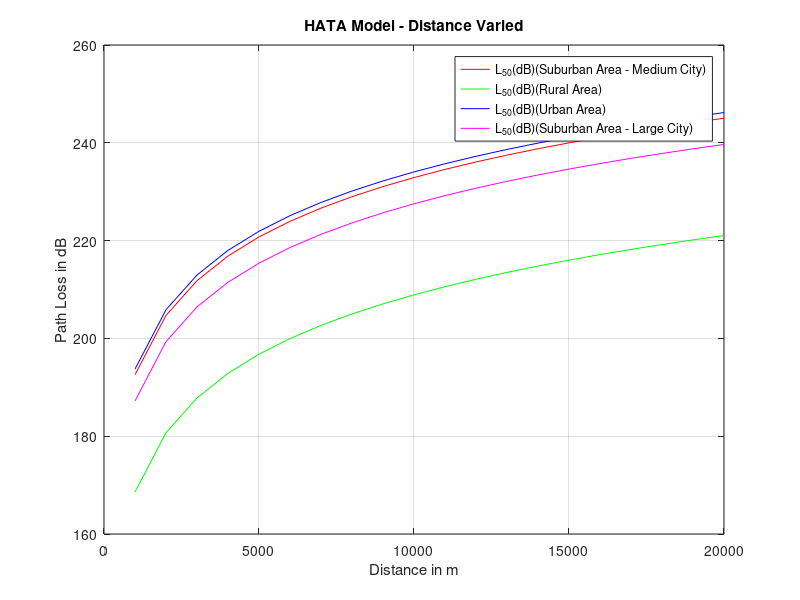

The MATLAB script that drew this image:
% HATA Model Distance
clc
close all;
Effective_Transmitter_Height = input("Enter TX Height: ");
Effective_Receiver_Height = input("Enter RX Height: ");
Path_Distance = 1000:1000:20000;
Frequency = input("Enter the Frequency: ");

% Sub Urban Area
Area_HRE_1 = (1.1 * log10(Frequency) - 0.7) * Effective_Receiver_Height - (1.56 * log10(Frequency) - 0.8);
Medium_Path_Loss_1 = 69.55 + 26.16 * log10(Frequency) - 13.82 *...
log10(Effective_Transmitter_Height) + (44.9 - 6.55 * log10(Effective_Transmitter_Height)) * log10(Path_Distance)...
- Area_HRE_1;
Medium_Path_Loss_1_dB = Medium_Path_Loss_1 - (2 * log10(Frequency / 28) * log10(Frequency / 28)) - 5.4;

% Rural / Open Area
Area_HRE_2 = (1.1 * log10(Frequency) - 0.7) * Effective_Receiver_Height - (1.56 * log10(Frequency) - 0.8);
Medium_Path_Loss_2 = 69.55 + 26.16 * log10(Frequency) - 13.82 * log10(Effective_Transmitter_Height) + ...
    (44.9 - 6.55 * log10(Effective_Transmitter_Height)) * log10(Path_Distance) - Area_HRE_2;
Medium_Path_Loss_2_dB = Medium_Path_Loss_2 - (4.78 * log10(Frequency) * log10(Frequency)) ...
    + 18.33 * log10(Frequency) - 40.98;

% Large City Urban Area
if Frequency < 3e9
    Area_HRE_3 = 8.29 * (log10(1.54 * Effective_Receiver_Height)) * log10(1.54 * Effective_Receiver_Height)...
        - 1.1;
else
    Area_HRE_3 = 3.2 * (log10(11.75 * Effective_Receiver_Height)) * ...
        (log10(11.75 * Effective_Receiver_Height)) - 4.97;
end
Medium_Path_Loss_3 = 69.55 + 26.16 * log10(Frequency) - 13.82 * log10(Effective_Transmitter_Height) + ...
    (44.9 - 6.55 * log10(Effective_Transmitter_Height)) * log10(Path_Distance) - Area_HRE_3;
Medium_Path_Loss_3_dB = Medium_Path_Loss_3 - (2 * log10(Frequency / 28) * log10(Frequency / 28)) - 5.4;

figure
plot(Path_Distance, Medium_Path_Loss_1_dB, 'r', Path_Distance, Medium_Path_Loss_2_dB, 'g', ...
    Path_Distance, Medium_Path_Loss_3, 'b', Path_Distance, Medium_Path_Loss_3_dB, 'm');
legend("L_5_0(dB)(Suburban Area - Medium City)", "L_5_0(dB)(Rural Area)", "L_5_0(dB)(Urban Area)",...
    "L_5_0(dB)(Suburban Area - Large City)");
xlabel("Distance in m");
ylabel("Path Loss in dB");
title("HATA Model - Distance Varied");
grid on;
